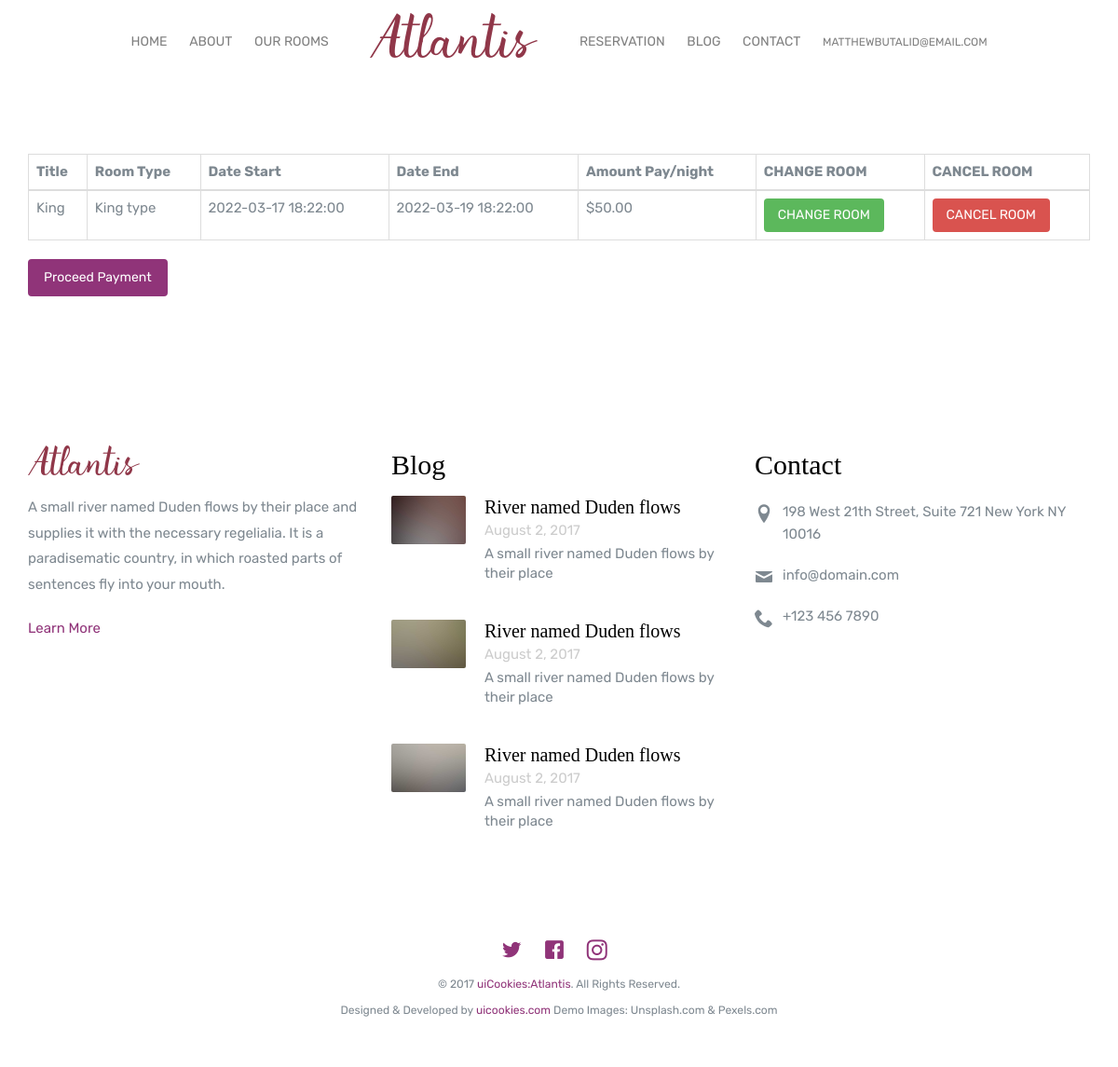
/book.php (signed in), run on the app's committed database.
### tables this page shows
CREATE TABLE `reservation` (
  `id` int(11) NOT NULL,
  `customer_id` int(11) NOT NULL,
  `room_id` int(11) NOT NULL,
  `date_start` datetime NOT NULL,
  `date_end` datetime NOT NULL
);

CREATE TABLE `room` (
  `id` int(11) NOT NULL,
  `title` varchar(300) NOT NULL,
  `type` varchar(300) NOT NULL,
  `image` varchar(300) NOT NULL,
  `description` varchar(300) NOT NULL,
  `quantity` int(50) NOT NULL,
  `price` decimal(10,2) NOT NULL
);

### book.php (the view, shortened to what this page needs)
<?php
include('header.php');
?>
<section class="probootstrap-section">
    <div class="container">
      <div class="row">
        <div class="col-md-12">
            <div class="table-responsive">
            <?php
                $query = "SELECT room.title, room.type, room.price, reservation.id, reservation.date_start, reservation.date_end FROM reservation INNER JOIN room ON room.id = reservation.room_id
                WHERE reservation.customer_id = $userid";
                $query_run = mysqli_query($connection, $query);
            ?>
                <table class="table table-bordered" id="dataTable" width="100%" cellspacing="0">
                <thead>
                    <tr>
                    <th> Title </th>
                    <th> Room Type </th>
                    <th> Date Start </th>
                    <th> Date End </th>
                    <th> Amount Pay/night </th>
                    <th> CHANGE ROOM </th>
                    <th> CANCEL ROOM </th>
                    </tr>
                </thead>
                <tbody>
                <?php
            if(mysqli_num_rows($query_run) > 0)
            {
                while($row = mysqli_fetch_assoc($query_run))
                {
          ?>
                    <tr>
                    <td><?php echo $row['title']; ?></td>
                    <td><?php echo $row['type']; ?></td>
                    <td><?php echo $row['date_start']; ?></td>
                    <td><?php echo $row['date_end']; ?></td>
                    <td>$<?php echo $row['price']; ?></td>
                    <td>
                        <form action="book_edit.php" method="post">
                            <button  type="submit" name="reservation_edit" class="btn btn-success" data-toggle="modal" data-target="#changeRoom"> CHANGE ROOM</button>
                        </form>
                    </td>
                    <td>
                        <form action="code.php" method="post">
                            <button type="submit" name="cancel_room" class="btn btn-danger"> CANCEL ROOM</button>
                        </form>
                    </td>
                    </tr>
                    <?php
                }
            }
            else {
            echo "No Record Found";
            }
          ?>
                </tbody>
                </table>
            </div>
        </div>
      </div>
    </div>
    <div class="container">
        <form action="pay.php" method="post">
            <button type="submit" name="cancel_room" class="btn btn-primary">Proceed Payment</button>
        </form>
    </div>
</section>
<?php include('footer.php')?>

### data on the page
reservation: room.title "King", room.type "King type", date_start "2022-03-17 18:22:00", date_end "2022-03-19 18:22:00", room.price "50.00"

### other printed values
$_SESSION['cusername'] "MATTHEWBUTALID@EMAIL.COM"
